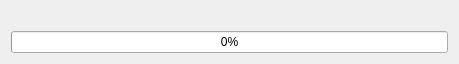
<?xml version="1.0" encoding="UTF-8"?>
<ui version="4.0">
 <class>Progress</class>
 <widget class="QDialog" name="Progress">
  <property name="geometry">
   <rect>
    <x>0</x>
    <y>0</y>
    <width>459</width>
    <height>58</height>
   </rect>
  </property>
  <property name="sizePolicy">
   <sizepolicy hsizetype="Minimum" vsizetype="Minimum">
    <horstretch>0</horstretch>
    <verstretch>0</verstretch>
   </sizepolicy>
  </property>
  <property name="windowTitle">
   <string>Progress</string>
  </property>
  <layout class="QVBoxLayout" name="verticalLayout">
   <item>
    <widget class="QLabel" name="message">
     <property name="text">
      <string/>
     </property>
    </widget>
   </item>
   <item>
    <widget class="QProgressBar" name="progressBar">
     <property name="value">
      <number>0</number>
     </property>
    </widget>
   </item>
  </layout>
  <action name="actionShow_in_explorer">
   <property name="text">
    <string>Show in explorer</string>
   </property>
  </action>
 </widget>
 <resources/>
 <connections/>
</ui>
